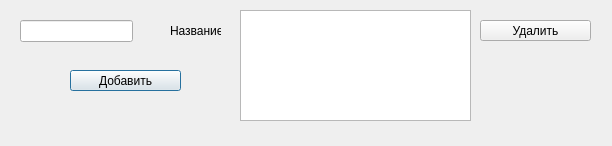
<?xml version="1.0" encoding="UTF-8"?>
<ui version="4.0">
 <class>DlgAddClm</class>
 <widget class="QDialog" name="DlgAddClm">
  <property name="geometry">
   <rect>
    <x>0</x>
    <y>0</y>
    <width>612</width>
    <height>146</height>
   </rect>
  </property>
  <property name="windowTitle">
   <string>Новая климат зона</string>
  </property>
  <widget class="QLineEdit" name="inpName">
   <property name="geometry">
    <rect>
     <x>20</x>
     <y>20</y>
     <width>113</width>
     <height>22</height>
    </rect>
   </property>
  </widget>
  <widget class="QLabel" name="label">
   <property name="geometry">
    <rect>
     <x>170</x>
     <y>20</y>
     <width>51</width>
     <height>21</height>
    </rect>
   </property>
   <property name="text">
    <string>Название</string>
   </property>
  </widget>
  <widget class="QPushButton" name="btnAddClm">
   <property name="geometry">
    <rect>
     <x>70</x>
     <y>70</y>
     <width>111</width>
     <height>21</height>
    </rect>
   </property>
   <property name="text">
    <string>Добавить</string>
   </property>
  </widget>
  <widget class="QPushButton" name="btnDel">
   <property name="geometry">
    <rect>
     <x>480</x>
     <y>20</y>
     <width>111</width>
     <height>21</height>
    </rect>
   </property>
   <property name="text">
    <string>Удалить</string>
   </property>
  </widget>
  <widget class="QListWidget" name="lstClm">
   <property name="geometry">
    <rect>
     <x>240</x>
     <y>10</y>
     <width>231</width>
     <height>111</height>
    </rect>
   </property>
  </widget>
 </widget>
 <resources/>
 <connections/>
</ui>
